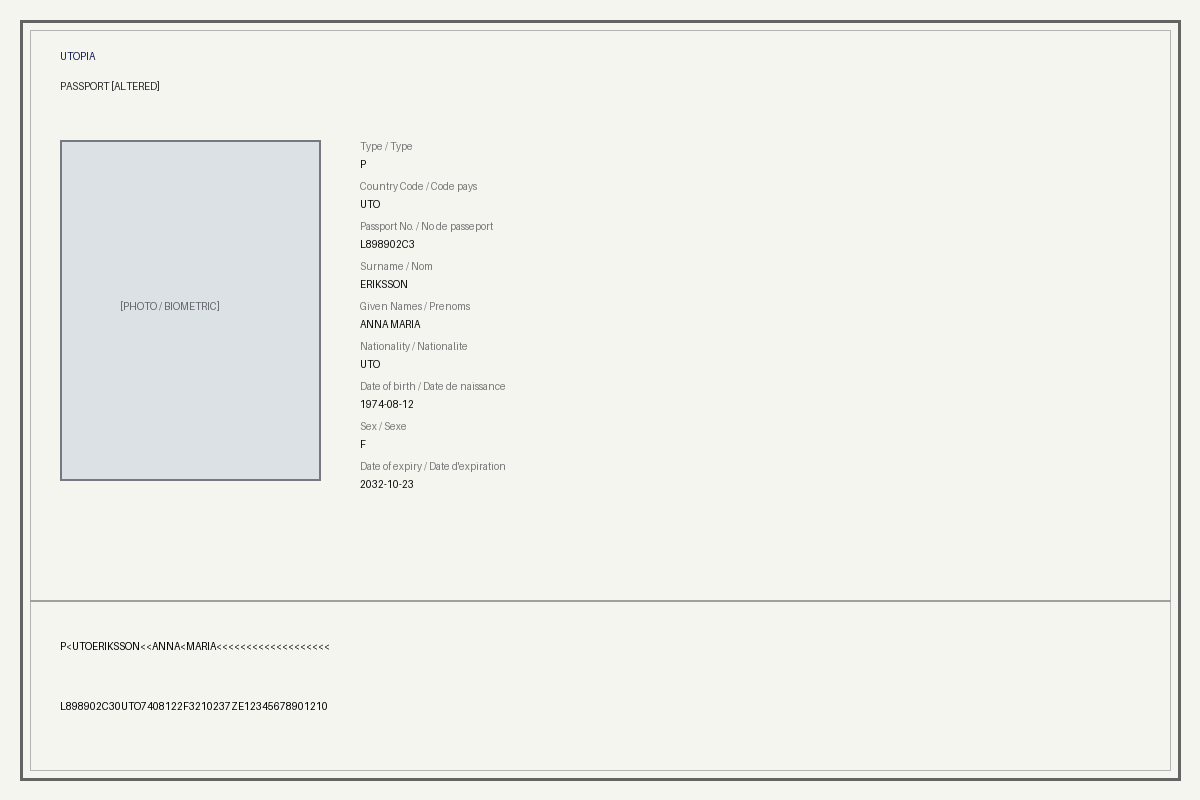
#> input picture data/passports/passport_corrupted_checksum_digit.png, 1200 x 800 px
$ python analyze.py
#> lines starting #> are read from the running program, lines starting #| are printed output that depends on the picture
### ai/forensics/ela.py
from PIL import Image, ImageChops, ImageOps
import io


def perform_ela(image_path, output_path="ela_output.jpg", quality=90):

    # Open the original image
    original = Image.open(image_path).convert("RGB")

    # Recompress the image in memory
    buffer = io.BytesIO()
    original.save(buffer, format="JPEG", quality=quality)
    buffer.seek(0)

    # Open the recompressed image
    recompressed = Image.open(buffer).convert("RGB")

    # Calculate pixel-level differences
    difference = ImageChops.difference(original, recompressed)

    # Convert difference map to grayscale
    difference = difference.convert("L")

    # Automatically enhance contrast for visualization
    enhanced = ImageOps.autocontrast(difference)

    # Save the ELA evidence image
    enhanced.save(output_path)

    print(f"ELA result saved to: {output_path}")

    return {
        "signal": "ELA",
        "score": None,
        "severity": "review",
        "anomaly_detected": None,
        "evidence_path": output_path,
        "explanation": (
            "Compression-level differences were analyzed "
            "for possible visual inconsistencies."
        )
    }


# [3 lines that do not run on import are left out]

### ai/forensics/noise_analysis.py
from PIL import Image, ImageFilter, ImageChops


def analyze_noise(image_path, output_path="noise_output.jpg"):
    """
    Analyze local noise/texture consistency in an image.

    image_path: path to the input image
    output_path: where the noise analysis result will be saved
    """

    # Open the original image
    original = Image.open(image_path).convert("RGB")

    # Create a blurred version of the image
    blurred = original.filter(ImageFilter.GaussianBlur(radius=2))

    # Calculate the difference between original and blurred image
    noise = ImageChops.difference(original, blurred)

    # Convert the noise map to grayscale
    noise = noise.convert("L")

    # Increase contrast so noise patterns are easier to see
    noise = noise.point(lambda pixel: min(pixel * 5, 255))

    # Save the noise evidence image
    noise.save(output_path)

    print(f"Noise analysis result saved to: {output_path}")

    # Numerical scoring using localized noise inconsistency across homogeneous regions.
    # In authentic documents, background sensor noise is uniform (low score).
    # Spliced or digitally manipulated documents exhibit localized noise disparity.
    noise_score = _compute_local_noise_inconsistency(image_path)

    anomaly_detected = bool(noise_score >= 0.50) if noise_score is not None else False
    severity = "high" if noise_score and noise_score >= 0.60 else ("medium" if noise_score and noise_score >= 0.40 else "low")
    suspicious_regions = []

    return {
        "signal": "Noise Consistency",
        "score": noise_score,
        "severity": severity,
        "anomaly_detected": anomaly_detected,
        "evidence_path": output_path,
        "suspicious_regions": suspicious_regions,
        "explanation": (
            "Local noise and texture differences were analyzed "
            "to identify regions that may require further investigation."
        )
    }


def _compute_local_noise_inconsistency(image_path: str) -> float:
    """Compute normalized noise inconsistency score across flat regions."""
    try:
        import numpy as np
        img = Image.open(image_path).convert("L")
        arr = np.array(img, dtype=float)

        # 3x3 discrete Laplacian operator for high-frequency noise extraction
        lap = (
            arr[1:-1, :-2]
            + arr[1:-1, 2:]
            + arr[:-2, 1:-1]
            + arr[2:, 1:-1]
            - 4.0 * arr[1:-1, 1:-1]
        )

        block_size = 32
        h, w = lap.shape
        block_sigmas = []
        for y in range(0, h - block_size + 1, block_size):
            for x in range(0, w - block_size + 1, block_size):
                blk = lap[y:y + block_size, x:x + block_size]
                med = np.median(blk)
                mad = np.median(np.abs(blk - med))
                sigma = 1.4826 * mad
                block_sigmas.append(sigma)

        block_sigmas = np.array(block_sigmas)
        valid = block_sigmas[(block_sigmas > 0.05) & (block_sigmas < np.percentile(block_sigmas, 80))]
        if len(valid) < 5:
            return 0.10

        mean_s = np.mean(valid)
        std_s = np.std(valid)
        cv = std_s / (mean_s + 1e-5)
        score = min(max((cv - 0.15) / 1.2, 0.05), 1.0)
        return round(float(score), 3)
    except Exception:
        return 0.15


# [3 lines that do not run on import are left out]

### ai/forensics/analyze.py
import os
from pathlib import Path
from typing import Dict, Any, Tuple

from ai.forensics.ela import perform_ela
from ai.forensics.noise_analysis import analyze_noise


def analyze_document(image_path: str) -> Dict[str, Any]:
    """
    Run ELA and noise analysis on a document image.
    Bridged to the backend API contract.

    Returns:
        Dict matching the backend forensics contract:
        - ela_score: float | None
        - suspicious_regions: list
        - noise_inconsistency_score: float | None
        - overall_manipulation_probability: float | None
        - ela_image_path: str | None
        - noise_image_path: str | None
    """
    input_path = Path(image_path)

    if not input_path.exists():
        raise FileNotFoundError(f"Document image not found: {image_path}")

    # Create evidence paths next to the source document
    output_dir = input_path.parent
    file_stem = input_path.stem

    ela_path = output_dir / f"{file_stem}_ela.png"
    noise_path = output_dir / f"{file_stem}_noise.png"

    # Run ELA analysis
    ela_result = perform_ela(
        image_path,
        output_path=str(ela_path)
    )

    # Run noise analysis
    noise_result = analyze_noise(
        image_path,
        output_path=str(noise_path)
    )

    # Check if we got valid scores back, otherwise compute defaults based on evidence presence
    ela_score = ela_result.get("score")
    if ela_score is None and ela_path.exists():
        ela_score = _compute_ela_score_from_image(str(ela_path))

    noise_score = noise_result.get("score")
    if noise_score is None:
        noise_score = _compute_noise_score_from_image(image_path)

    # Calculate overall probability if scores exist
    scores = [float(s) for s in [ela_score, noise_score] if s is not None]
    overall_prob = round(float(sum(scores) / len(scores)), 3) if scores else None

    # Store visual forensic evidence matching backend schema
    forensic_evidence = {
        "ela_score": float(ela_score) if ela_score is not None else None,
        "suspicious_regions": noise_result.get("suspicious_regions", []),
        "noise_inconsistency_score": float(noise_score) if noise_score is not None else None,
        "overall_manipulation_probability": overall_prob,
        "ela_image_path": str(ela_path) if ela_path.exists() else None,
        "noise_image_path": str(noise_path) if noise_path.exists() else None
    }

    return forensic_evidence


def _compute_ela_score_from_image(ela_image_path: str) -> float:
    """
    Compute a normalized ELA anomaly score from the ELA evidence image.
    Higher mean brightness = more compression inconsistency.
    """
    try:
        from PIL import Image
        import numpy as np
        img = Image.open(ela_image_path).convert("L")
        arr = np.array(img, dtype=float)
        mean_val = arr.mean()
        score = min(mean_val / 50.0, 1.0)
        return round(float(score), 3)
    except Exception:
        return 0.15


# [43 lines left out: function _compute_noise_score_from_image, not called in this run]


if __name__ == "__main__":
    image_path = input("Enter the image path: ")
#> the answer given: ../../data/passports/passport_corrupted_checksum_digit.png
    evidence = analyze_document(image_path)
#> in perform_ela, original is the input picture: PIL image 1200x800 RGB; mean R, G, B 239.4, 239.8, 235.9
#> in perform_ela, `difference = difference.convert("L")`:
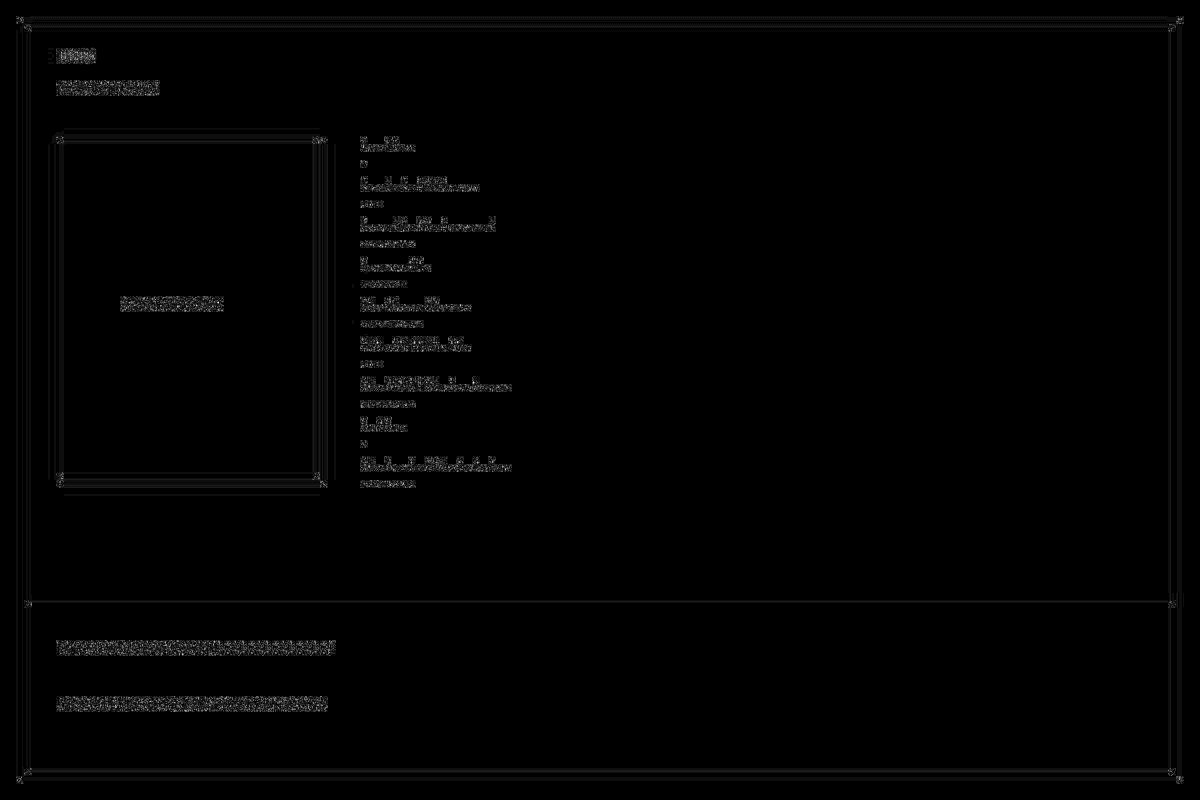
#> difference: PIL image 1200x800 L; min 0, max 18, mean 0.152; drawn with min black and max white
#> in analyze_noise, `noise = ImageChops.difference(original, blurred)`:
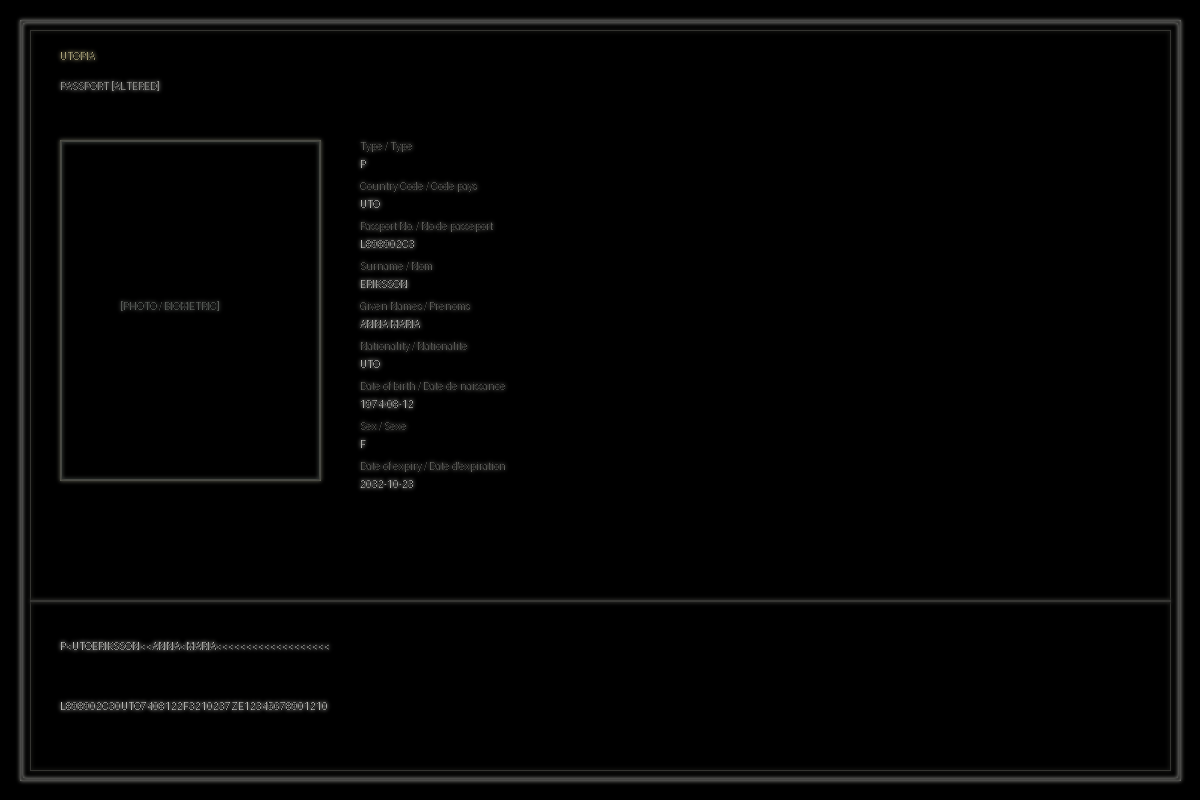
#> noise: PIL image 1200x800 RGB; mean R, G, B 3.8, 3.8, 3.6
#> in analyze_noise, `noise = noise.point(lambda pixel: min(pixel * 5, 255))`:
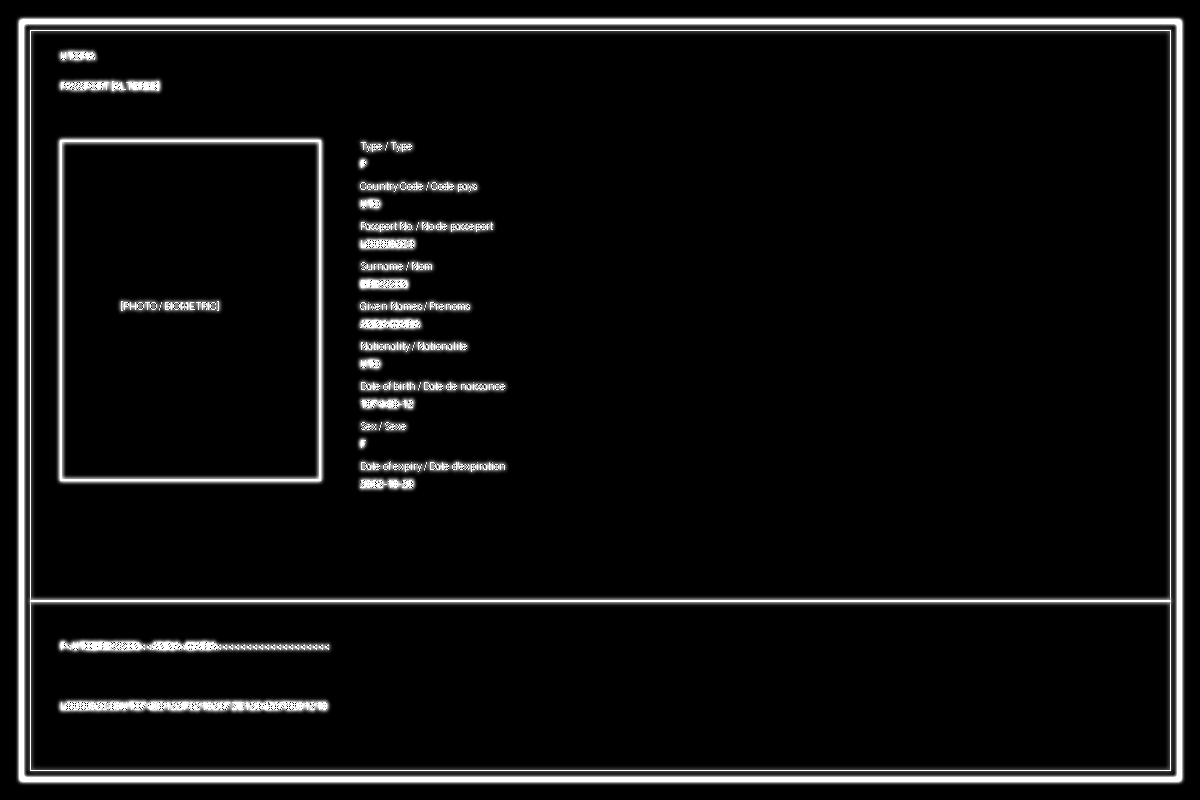
#> noise: PIL image 1200x800 L; min 0, max 255, mean 16.1
#> in _compute_local_noise_inconsistency, `lap = ( arr[1:-1, :-2] + arr[1:-1, 2:] + arr[:-2, 1:-1] + arr[2:, 1:-1..`:
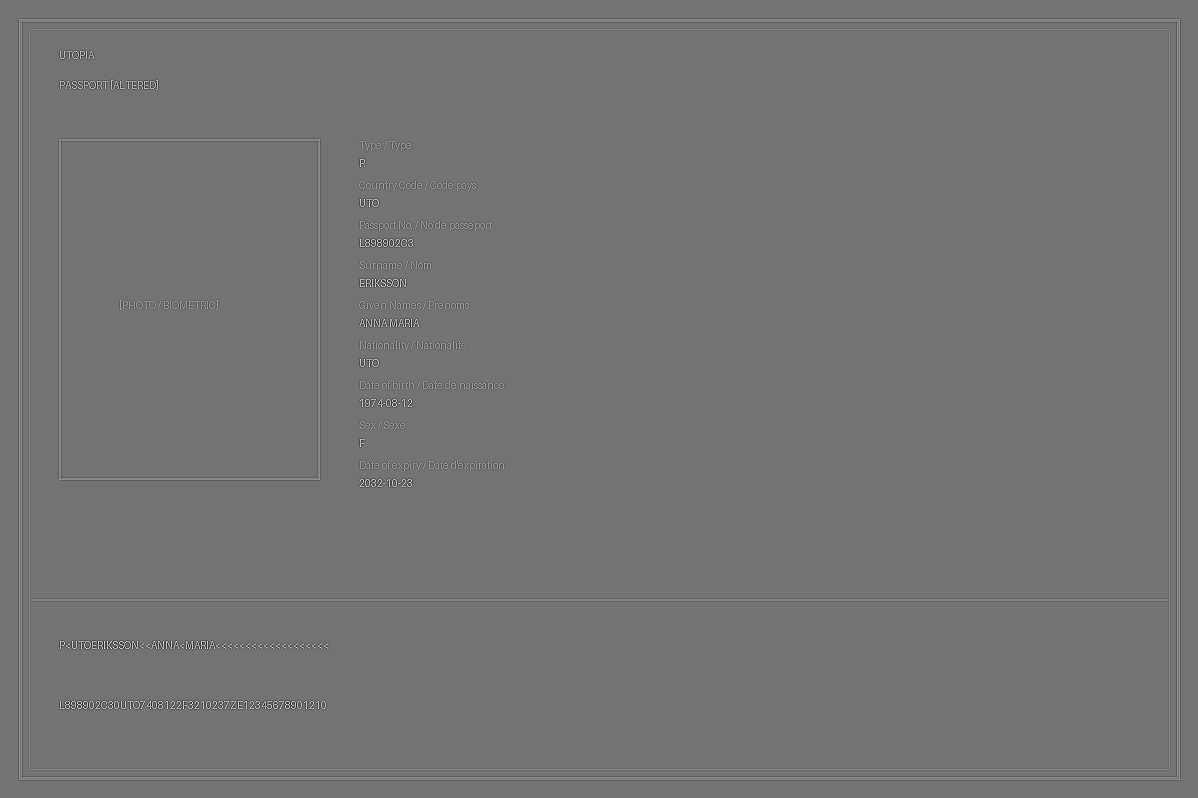
#> lap: shape (798, 1198) float64; min -610, max 733, mean 0; drawn with min black and max white
#> after the loop in _compute_local_noise_inconsistency, `for y in range(0, h - block_size + 1, block_size):`:
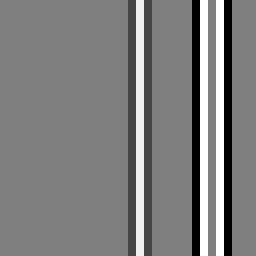
#> blk: shape (32, 32) float64 (shown 8 times larger); min -144, max 144, mean 0; drawn with min black and max white
#> after the loop in _compute_local_noise_inconsistency, `for y in range(0, h - block_size + 1, block_size):`: block_sigmas = 888 values from 0 to 0
#> in _compute_local_noise_inconsistency, `valid = block_sigmas[(block_sigmas > 0.05) & (block_sigmas < np.percen..`: valid = empty array
#> in _compute_ela_score_from_image, `mean_val = arr.mean()`: mean_val = 2.13
#> in _compute_ela_score_from_image, `score = min(mean_val / 50.0, 1.0)`: score = 0.0426
#> in analyze_document, `ela_score = _compute_ela_score_from_image(str(ela_path))`: ela_score = 0.043
#> in analyze_document, `scores = [float(s) for s in [ela_score, noise_score] if s is not None]`: scores = [0.043, 0.1]
#> in analyze_document, `overall_prob = round(float(sum(scores) / len(scores)), 3) if scores el..`: overall_prob = 0.072
#> evidence = 6 items
    print("\nForensic Evidence:")
    print(evidence)
#> (printed output is left out)
